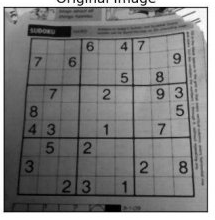
#> input picture data/text.jpg, 215 x 220 px, found by its file name
$ python '6- threshold.py'
#> lines starting #> are read from the running program, lines starting #| are printed output that depends on the picture; after the words box and inside, x2 and y2 are one past the last pixel; in counts of white or black regions, pixels touching at a corner belong together
import cv2 as cv
import numpy as np
import matplotlib.pyplot as plt
img = cv.imread('data/text.jpg') #read the file as array
#> img is the input picture: shape (220, 215, 3); min 0, max 255, mean 125.8
cv.imshow('photoframe',img) # show the file in a window named "photoframe"
gray=cv.cvtColor(img,cv.COLOR_BGR2GRAY)

#simple thresholde
threshold,thresh =cv.threshold(gray,200,255,cv.THRESH_BINARY)
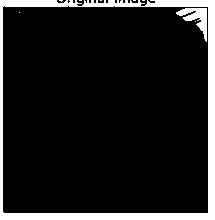
#> thresh: shape (220, 215); 11.2% white; 9 white regions (7 under 20 px), largest, box (x1, y1, x2, y2) and area: (0, 0, 215, 220) 4878, (176, 8, 207, 42) 415
cv.imshow("img thresh",thresh)
# adaptive threshold
adaptive_threshold=cv.adaptiveThreshold(gray,255,cv.ADAPTIVE_THRESH_GAUSSIAN_C,cv.THRESH_BINARY, 11,2)
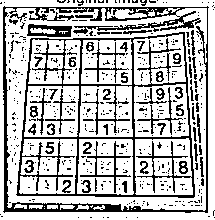
#> adaptive_threshold: shape (220, 215); 72.7% white; black in thin lines or dots
cv.imshow("img adaptative thresh",adaptive_threshold)
#preprocessing with blur
blured = cv.medianBlur(gray, 3)
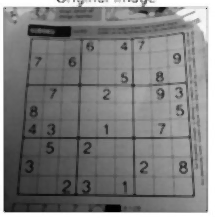
#> blured: shape (220, 215); min 0, max 255, mean 128.2
adaptive_threshold_blured=cv.adaptiveThreshold(blured,255,cv.ADAPTIVE_THRESH_GAUSSIAN_C,cv.THRESH_BINARY, 11,2)
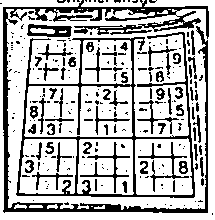
#> adaptive_threshold_blured: shape (220, 215); 72.1% white; 249 black regions (187 under 20 px), largest, box (x1, y1, x2, y2) and area: (3, 0, 209, 213) 4792, (16, 32, 195, 198) 3055, (27, 24, 72, 37) 354
cv.imshow('preprocessed ',adaptive_threshold_blured)
# we can see that we can use this for preprocessing and detecting caracters in image

cv.waitKey(0)
